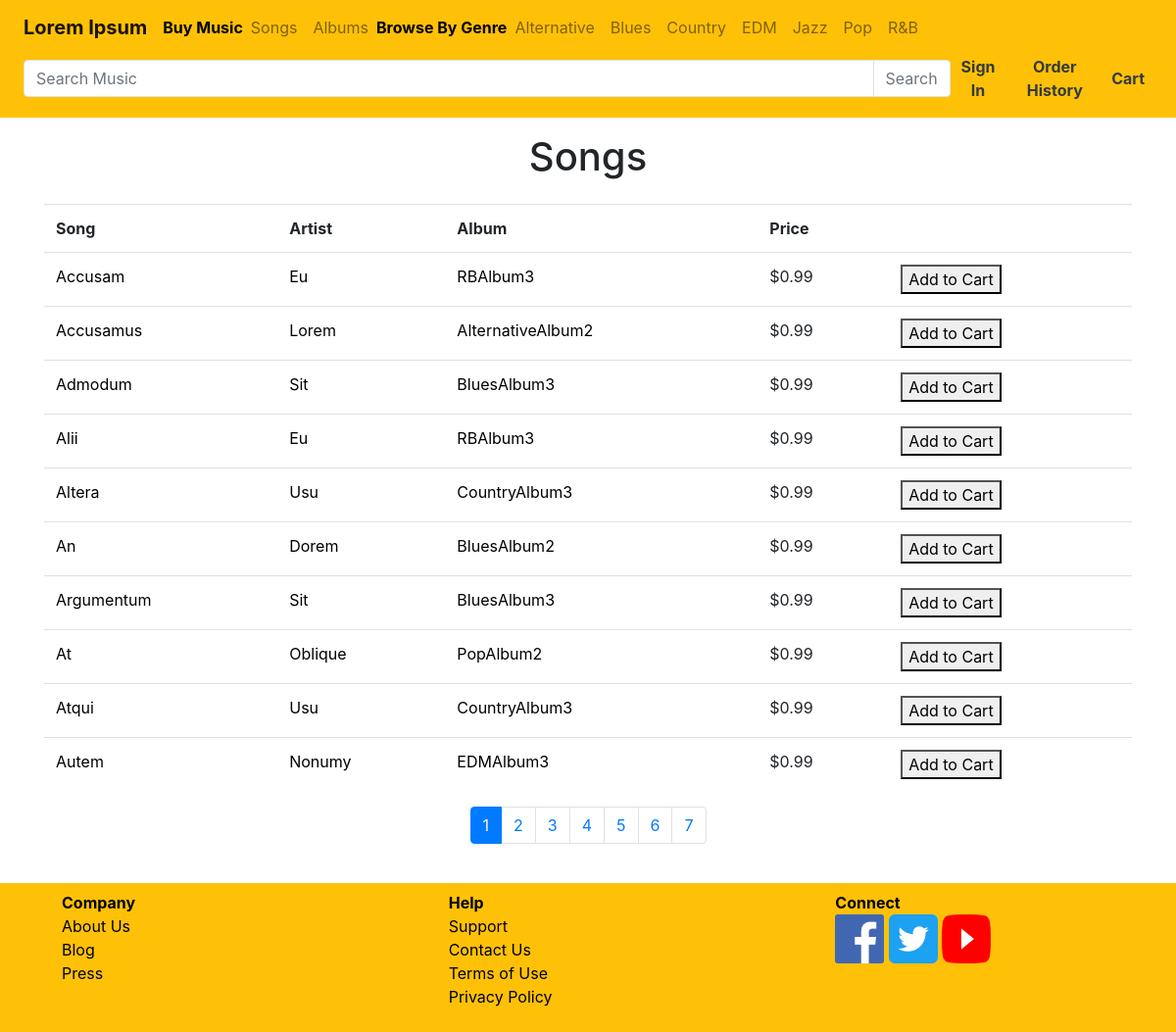
The page /musicInfo/catalog.php?type=songs on the database its author committed.
### tables this page shows
CREATE TABLE `song` (
  `song_ID` int(5) NOT NULL,
  `song_name` varchar(25) NOT NULL,
  `song_track_no` int(5) NOT NULL,
  `song_price` decimal(5,2) NOT NULL,
  `album_ID` int(11) NOT NULL
);

CREATE TABLE `artist` (
  `artist_ID` int(5) NOT NULL,
  `artist_name` varchar(25) NOT NULL
);

CREATE TABLE `album` (
  `album_ID` int(5) NOT NULL,
  `album_name` varchar(25) NOT NULL,
  `album_date` date NOT NULL,
  `album_genre` varchar(25) NOT NULL,
  `album_image` blob NOT NULL,
  `artist_ID` int(5) NOT NULL
);

### musicInfo/catalog.php (the view, shortened to what this page needs)
<?php
$servername = "localhost";
$username = "root";
$password = "root";
$database = "onlinemusicstore";
$conn = new mysqli($servername, $username, $password, $database);
?>
<!DOCTYPE html>
<html>
<head>
	<link rel="stylesheet" href="https://maxcdn.bootstrapcdn.com/bootstrap/4.1.3/css/bootstrap.min.css" />
    <link rel="stylesheet" href="https://cdnjs.cloudflare.com/ajax/libs/font-awesome/4.7.0/css/font-awesome.min.css">
    <link rel="stylesheet" href="/css/style.css">
</head>
<body>
    <?php include "../header.php"; ?>
	<div class="container">
		<div class="row">
			<div class="col">
				<?php
				$type = $_GET["type"];
				if ($type != "") {
					if ($type == "songs") {
						if (isset($_GET["pageNum"]) && $_GET["pageNum"] != "") {
							$pageNum = $_GET["pageNum"];
						}
						else {
							$pageNum = 1;
						}
						$recordsPerPage = 10;
						$offset = ($pageNum - 1) * $recordsPerPage;
						$sql = "SELECT COUNT(*) AS totalRecords FROM song";
						$result = mysqli_query($conn, $sql);
						$row = mysqli_fetch_assoc($result);
						$totalRecords = $row["totalRecords"];
						$totalPages = ceil($totalRecords / $recordsPerPage);
						echo "<h1 class='py-3'>Songs</h1>";
						echo "<table class='table table-hover' style='width: 100%'><tr><th>Song</th><th>Artist</th><th>Album</th><th>Price</th><th></th></tr>";
						$sql = "SELECT song.song_ID, song.song_name, song.song_price, artist.artist_ID, artist.artist_name, album.album_ID, album.album_name
								FROM song
								INNER JOIN album ON song.album_ID = album.album_ID
								INNER JOIN artist ON album.artist_ID = artist.artist_ID
								ORDER BY song.song_name
								LIMIT $offset, $recordsPerPage";
						$result = $conn->query($sql);
						if ($result->num_rows > 0) {
							while ($row = $result->fetch_assoc()) {
								echo "<tr><td><a href='songInfo.php?" . $row["song_ID"] . "'>" . $row["song_name"] . "</a></td>" .
									 "<td><a href='artistInfo.php?" . $row["artist_ID"] . "'>" . $row["artist_name"] . "</a></td>" .
									 "<td><a href='albumInfo.php?" . $row["album_ID"] . "'>" . $row["album_name"] . "</a></td>" .
									 "<td>" . '$' . $row["song_price"] . "</td>" .
									 "<td><form action='/order/addSongToCartDB.php' method='post'><button name='songID' type='submit' value='" . $row["song_ID"] . "'>Add to Cart</button></form></td></tr>";
							}
						}
						echo "</table>";
						echo "<div class='d-flex justify-content-center'>";
						echo "<ul class='pagination'>";
						if ($totalPages <= 10) {
							for ($page = 1; $page <= $totalPages; $page++) {
								if ($page == $pageNum) {
									echo "<li class='page-item active'><a class='page-link'>" . $page . "</a></li>";
								}
								else {
									echo "<li class='page-item'><a class='page-link' href='?type=songs&pageNum=" . $page . "'>" . $page . "</a></li>";
								}
							}
						}
						echo "</ul></div>";
					}
				}
				?>
			</div>
		</div>
	</div>
</body>
</html>

### header.php (shortened to what this page needs)
<nav class="navbar navbar-expand-sm navbar-light bg-warning pl-4 pr-4 pb-0">
    <a href="/index.php" class="navbar-brand">Lorem Ipsum</a>
    <div class="d-flex flex-nonwrap justify-content-center">
        <ul class="navbar-nav">
            <li class="navbar-text" id="header">Buy Music</li>
            <li>
                <a class="nav-link" href="/musicInfo/catalog.php?type=songs">Songs</a>
            </li>
            <li>
                <a class="nav-link" href="/musicInfo/catalog.php?type=albums">Albums</a>
            </li>
            <li class="navbar-text" id="header">Browse By Genre</li>
            <li>
                <a class="nav-link" href="/musicInfo/catalog.php?type=alternative">Alternative</a>
            </li>
            <li>
                <a class="nav-link" href="/musicInfo/catalog.php?type=blues">Blues</a>
            </li>
            <li>
                <a class="nav-link" href="/musicInfo/catalog.php?type=country">Country</a>
            </li>
            <li>
                <a class="nav-link" href="/musicInfo/catalog.php?type=edm">EDM</a>
            </li>
            <li>
                <a class="nav-link" href="/musicInfo/catalog.php?type=jazz">Jazz</a>
            </li>
            <li>
                <a class="nav-link" href="/musicInfo/catalog.php?type=pop">Pop</a>
            </li>
            <li>
                <a class="nav-link" href="/musicInfo/catalog.php?type=rb">R&B</a>
            </li>
        </ul>
    </div>
</nav>
<nav class="navbar navbar-expand-sm navbar-light bg-warning pl-4 pr-4 pt-0">
    <div class="collapse navbar-collapse justify-content-center">
        <form action="/musicInfo/catalog.php" method="post" id="search" class="d-inline w-100">
            <div class="input-group">
                <input type="text" name="search" class="form-control border" placeholder="Search Music" />
                <span class="input-group-append">
                    <button class="btn btn-outline-secondary border" type="submit" form="search">
                        Search
                    </button>
                </span>
            </div>
        </form>
		<ul class="navbar-nav">
            <li class="nav-item">
                <?php
				if (isset($_SESSION["username"])) {
					echo "<a id='bold' class='nav-link text-dark' href='/signIn/signOut.php'>Sign Out</a>";
				}
				else {
					echo "<a id='bold' class='nav-link text-dark' href='/signIn/signIn.php'>Sign In</a>";
				}
				?>
            </li>
        </ul>
		<ul class="navbar-nav">
			<li class="nav-item">
				<?php
				if (isset($_SESSION["username"])) {
					echo "<a id='bold' class='nav-link text-dark' href='/order/orderHistory.php'>Order History</a>";
				}
				else {
					echo "<a id='bold' class='nav-link text-dark' href='/signIn/signIn.php'>Order History</a>";
				}
				?>
			</li>
		</ul>
		<ul class="navbar-nav">
			<li class="nav-item">
				<?php
				if (isset($_SESSION["username"])) {
					echo "<a id='bold' class='nav-link text-dark' href='/order/cart.php'>Cart</a>";
				}
				else {
					echo "<a id='bold' class='nav-link text-dark' href='/signIn/signIn.php'>Cart</a>";
				}
				?>
			</li>
		</ul>
    </div>
</nav>

### css/style.css (style rules this page uses)
a { color: black; }
#bold { font-weight: bold; }
.btn { background-color: white; }
h1 { text-align: center; }
#header { font-weight: bold; text-align: left; color: black; }
.navbar-brand { font-weight: bold; }
.nav-item { text-align: center; }
.navbar-text { font-weight: bold; text-align: left; color: black; }
ul { list-style: none; }

### rows shown on the page
song: song_name "Accusam", artist.artist_name "Eu", album_ID.album_name "RBAlbum3", song_price "0.99", $row["song_ID"] 62 (drawn)
song: song_name "Accusamus", artist.artist_name "Lorem", album_ID.album_name "AlternativeAlbum2", song_price "0.99", $row["song_ID"] 5 (drawn)
song: song_name "Admodum", artist.artist_name "Sit", album_ID.album_name "BluesAlbum3", song_price "0.99", $row["song_ID"] 17 (drawn)
song: song_name "Alii", artist.artist_name "Eu", album_ID.album_name "RBAlbum3", song_price "0.99", $row["song_ID"] 61 (drawn)
song: song_name "Altera", artist.artist_name "Usu", album_ID.album_name "CountryAlbum3", song_price "0.99", $row["song_ID"] 26 (drawn)
song: song_name "An", artist.artist_name "Dorem", album_ID.album_name "BluesAlbum2", song_price "0.99", $row["song_ID"] 14 (drawn)
song: song_name "Argumentum", artist.artist_name "Sit", album_ID.album_name "BluesAlbum3", song_price "0.99", $row["song_ID"] 18 (drawn)
song: song_name "At", artist.artist_name "Oblique", album_ID.album_name "PopAlbum2", song_price "0.99", $row["song_ID"] 51 (drawn)
song: song_name "Atqui", artist.artist_name "Usu", album_ID.album_name "CountryAlbum3", song_price "0.99", $row["song_ID"] 27 (drawn)
song: song_name "Autem", artist.artist_name "Nonumy", album_ID.album_name "EDMAlbum3", song_price "0.99", $row["song_ID"] 36 (drawn)
